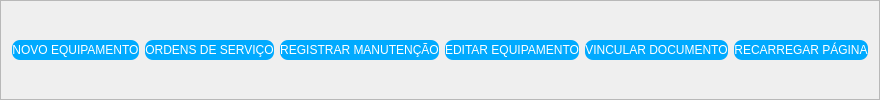
            <widget class="QFrame" name="frame_equipamento_action">
             <property name="minimumSize">
              <size>
               <width>0</width>
               <height>40</height>
              </size>
             </property>
             <property name="frameShape">
              <enum>QFrame::StyledPanel</enum>
             </property>
             <property name="frameShadow">
              <enum>QFrame::Raised</enum>
             </property>
             <layout class="QHBoxLayout" name="horizontalLayout_43">
              <item>
               <widget class="QPushButton" name="btn_equipamento_novo_equipamento">
                <property name="minimumSize">
                 <size>
                  <width>0</width>
                  <height>20</height>
                 </size>
                </property>
                <property name="styleSheet">
                 <string notr="true">background-color: rgb(0, 170, 255);
color: rgb(255, 255, 255);
border-radius: 8px;
border: 0px;</string>
                </property>
                <property name="text">
                 <string>NOVO EQUIPAMENTO</string>
                </property>
               </widget>
              </item>
              <item>
               <widget class="QPushButton" name="btn_equipamento_os">
                <property name="minimumSize">
                 <size>
                  <width>0</width>
                  <height>20</height>
                 </size>
                </property>
                <property name="styleSheet">
                 <string notr="true">background-color: rgb(0, 170, 255);
color: rgb(255, 255, 255);
border-radius: 8px;
border: 0px;</string>
                </property>
                <property name="text">
                 <string>ORDENS DE SERVIÇO</string>
                </property>
               </widget>
              </item>
              <item>
               <widget class="QPushButton" name="btn_equipamento_manutencoes">
                <property name="minimumSize">
                 <size>
                  <width>0</width>
                  <height>20</height>
                 </size>
                </property>
                <property name="styleSheet">
                 <string notr="true">background-color: rgb(0, 170, 255);
color: rgb(255, 255, 255);
border-radius: 8px;
border: 0px;</string>
                </property>
                <property name="text">
                 <string>REGISTRAR MANUTENÇÃO</string>
                </property>
               </widget>
              </item>
              <item>
               <widget class="QPushButton" name="btn_equipamento_edit">
                <property name="minimumSize">
                 <size>
                  <width>0</width>
                  <height>20</height>
                 </size>
                </property>
                <property name="styleSheet">
                 <string notr="true">background-color: rgb(0, 170, 255);
color: rgb(255, 255, 255);
border-radius: 8px;
border: 0px;</string>
                </property>
                <property name="text">
                 <string>EDITAR EQUIPAMENTO</string>
                </property>
               </widget>
              </item>
              <item>
               <widget class="QPushButton" name="btn_equipamento_vincular">
                <property name="minimumSize">
                 <size>
                  <width>0</width>
                  <height>20</height>
                 </size>
                </property>
                <property name="maximumSize">
                 <size>
                  <width>16777215</width>
                  <height>16777215</height>
                 </size>
                </property>
                <property name="styleSheet">
                 <string notr="true">background-color: rgb(0, 170, 255);
color: rgb(255, 255, 255);
border-radius: 8px;
border: 0px;</string>
                </property>
                <property name="text">
                 <string>VINCULAR DOCUMENTO</string>
                </property>
               </widget>
              </item>
              <item>
               <widget class="QPushButton" name="btn_equipamento_recarregar">
                <property name="minimumSize">
                 <size>
                  <width>0</width>
                  <height>20</height>
                 </size>
                </property>
                <property name="styleSheet">
                 <string notr="true">background-color: rgb(0, 170, 255);
color: rgb(255, 255, 255);
border-radius: 8px;
border: 0px;</string>
                </property>
                <property name="text">
                 <string>RECARREGAR PÁGINA</string>
                </property>
               </widget>
              </item>
             </layout>
            </widget>
